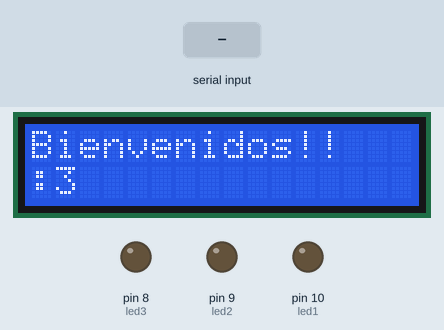
This sketch was run on a simulated Arduino Uno, built with avr-gcc and run on an emulated ATmega328P. Shown: 16×2 character LCD, output pins drawn as LEDs (lit = HIGH). The test bench sets the inputs (shaded band).

Above: at 1.2 s.
1.3 s: "a" received over Serial
At 2.7 s:
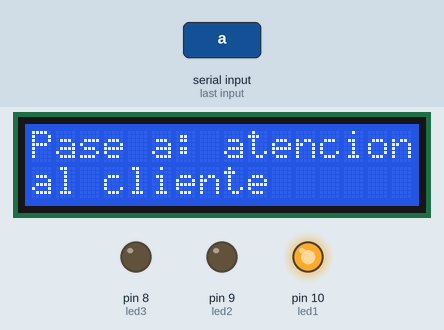
3.5 s: "b" received over Serial
At 4.5 s:
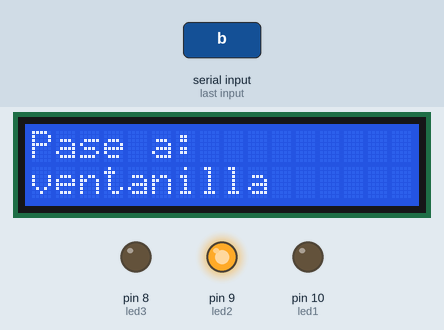
5.5 s: "c" received over Serial
At 7.2 s:
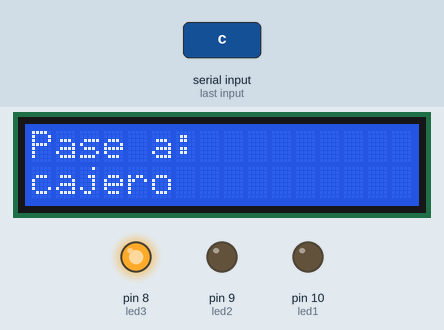
7.5 s: "d" received over Serial
At 9.0 s:
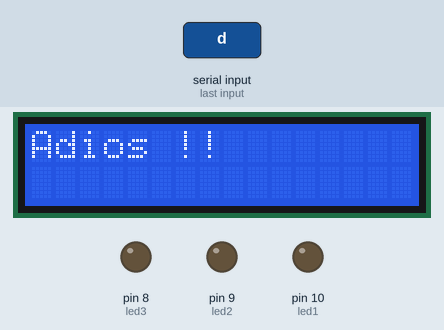
9.5 s: "1" received over Serial
At 10.7 s:
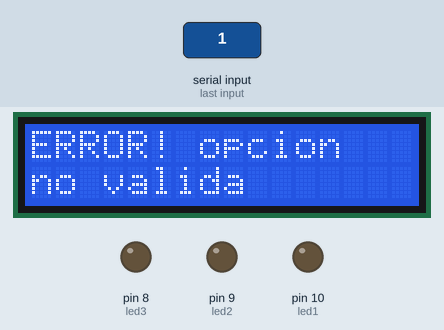
Timing chart, 0 to 12.5 s (numbered marks = the images above; inputs shaded):
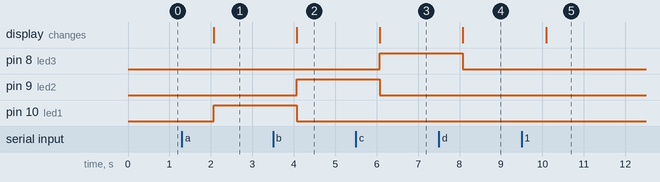

The sketch:

codigo_arduino.ino
```cpp
#include <LiquidCrystal.h>
LiquidCrystal lcd(12, 11, 5, 4, 3, 2);
const int led1 = 10;
const int led2 = 9;
const int led3 = 8;

void setup() {
  lcd.begin(16, 2);
  Serial.begin(9600);
  pinMode(led1, OUTPUT);
  pinMode(led2, OUTPUT);
  pinMode(led3, OUTPUT);
  lcd.setCursor(0,0);
  lcd.print("Bienvenidos!!");
   lcd.setCursor(0,1);
  lcd.print(":3");
}

void loop() {
  if(Serial.available() > 0){
    char opc = Serial.read();
    lcd.clear();
    if(opc == 'a'){ //area de atencion al cliente
      lcd.setCursor(0,0);
       lcd.print("Pase a: atencion");
       lcd.setCursor(0,1);
       lcd.print("al cliente");
       digitalWrite(led1, HIGH);
       digitalWrite(led2, LOW);
       digitalWrite(led3, LOW);
    }else if(opc == 'b'){ //area de ventanilla
       lcd.setCursor(0,0);
       lcd.print("Pase a:");
       lcd.setCursor(0,1);
       lcd.print("ventanilla");
       digitalWrite(led1, LOW);
       digitalWrite(led2, HIGH);
       digitalWrite(led3, LOW);
    }else if(opc== 'c'){ //area de cajero/practicaja
       lcd.setCursor(0,0);
       lcd.print("Pase a: ");
       lcd.setCursor(0,1);
       lcd.print("cajero");
       digitalWrite(led1, LOW);
       digitalWrite(led2, LOW);
       digitalWrite(led3, HIGH);
    } else if(opc == 'd'){ //salida
       lcd.setCursor(0,0);
       lcd.print("Adios !!");
       digitalWrite(led1, LOW);
       digitalWrite(led2, LOW);
       digitalWrite(led3, LOW);
    }else{
       lcd.setCursor(0,0);
       lcd.print("ERROR! opcion");
       lcd.setCursor(0,1);
       lcd.print("no valida");
    }
  }
  Serial.flush();
  delay(1000);
}
```

Measured:
- after the input at 1.3 s, pin 10 (led1): LOW → HIGH after 0.77 s; the display: changes after 0.77 s (image 1)
- after the input at 3.5 s, pin 9 (led2): LOW → HIGH after 0.58 s; pin 10 (led1): HIGH → LOW after 0.58 s; the display: changes after 0.58 s (image 2)
- after the input at 5.5 s, pin 8 (led3): LOW → HIGH after 0.58 s; pin 9 (led2): HIGH → LOW after 0.58 s; the display: changes after 0.58 s (image 3)
- after the input at 7.5 s, pin 8 (led3): HIGH → LOW after 0.58 s; the display: changes after 0.58 s (image 4)
- after the input at 9.5 s, the display: changes after 0.59 s (image 5)
